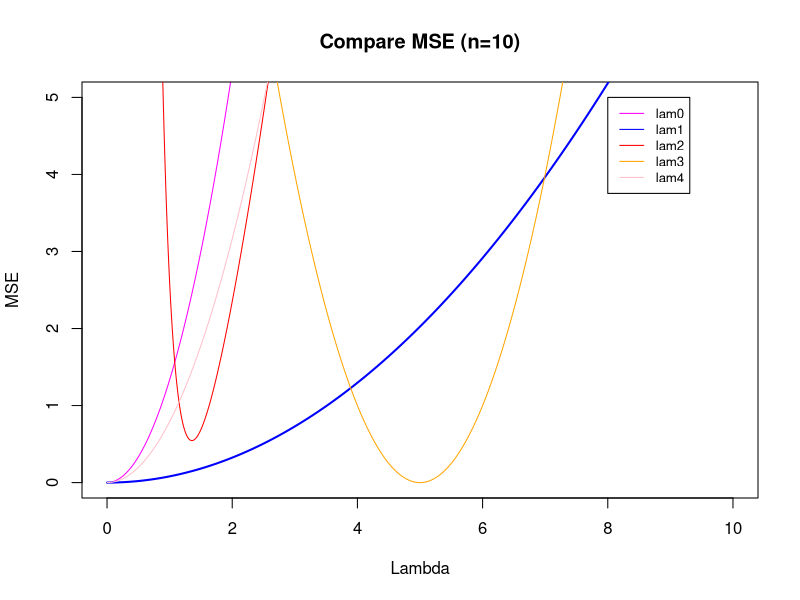
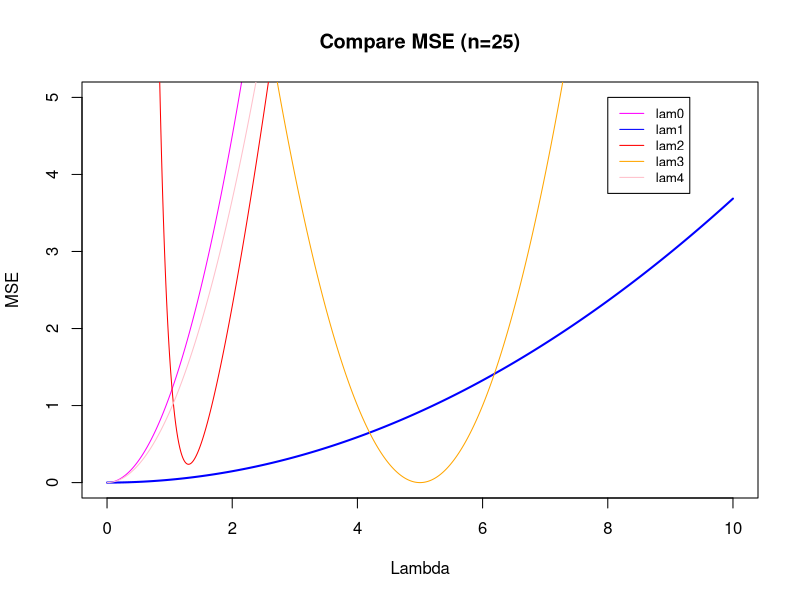
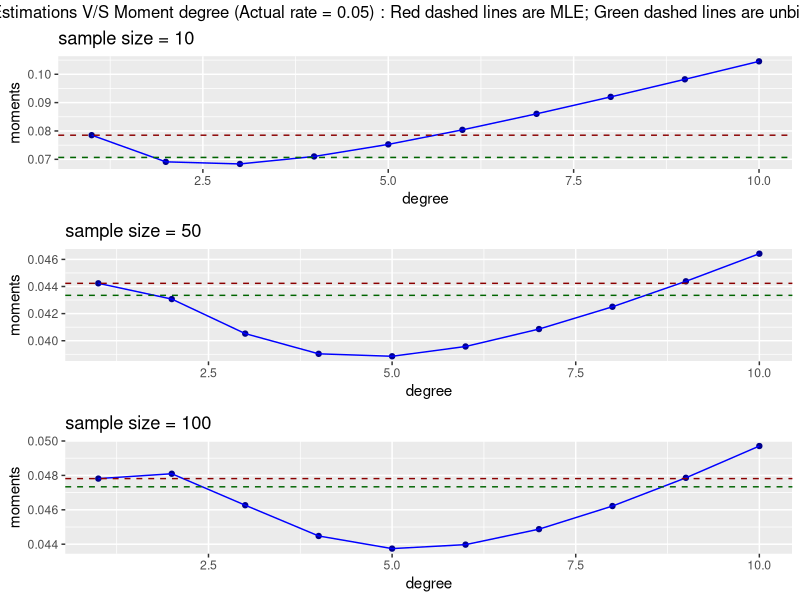
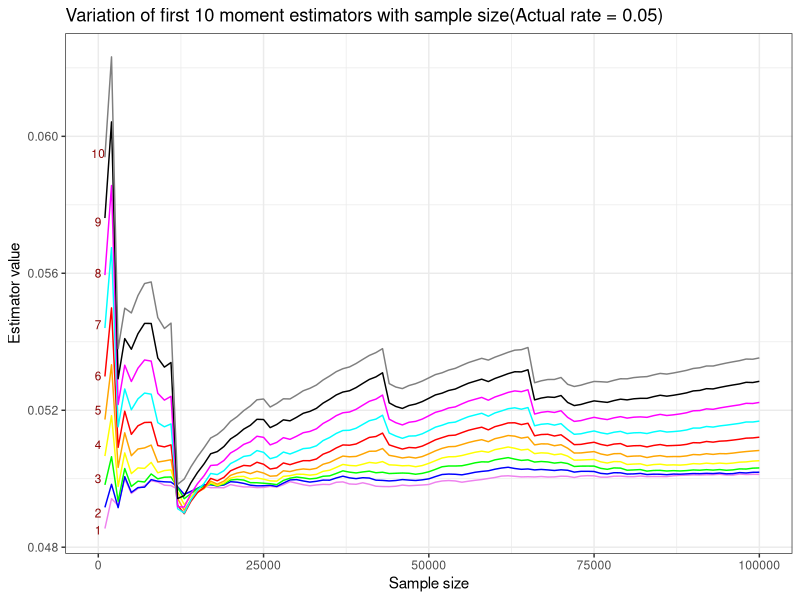
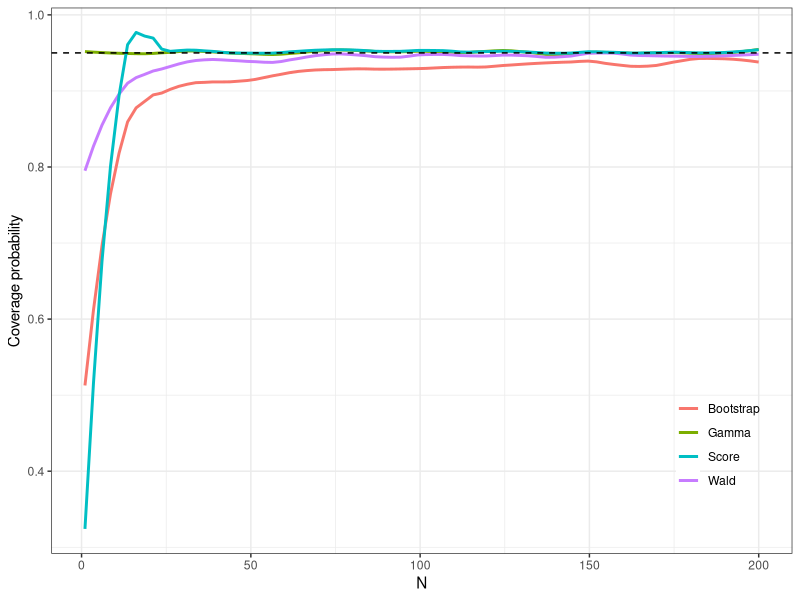
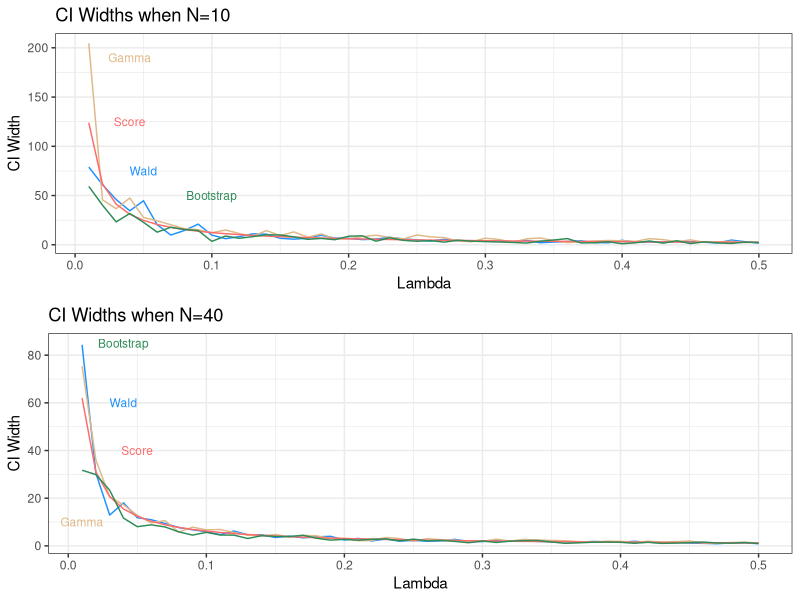

Reproduce these figures in R, in order.
## ---- chunk 1
knitr::opts_chunk$set(echo = TRUE)
library(tidyverse)
library(gridExtra)
set.seed(123)
## ---- chunk 2
n<-10

lam <-seq(0,10,0.01)
mse0 <- (lam*n/(n-1))^2 + lam^2/n
mse1 <- ((lam^2)/n)*((n-1)/n)^2
mse2<- (2/(lam^2)-lam)^2 + 16/(n*lam^4)
mse3 <- (5-lam)^2
mse4 <- (lam/(n-1)- lam)^2 + lam^2/n^3

plot(lam,mse0,ylab="MSE",xlab="Lambda",main="Compare MSE (n=10)",type="l",col="magenta",ylim=c(0,5))

lines(lam,mse1,type="l",col="blue",lwd=2)
lines(lam,mse2,type="l",col="red")
lines(lam,mse3,type="l",col="orange")
lines(lam,mse4,type="l",col="pink")

legend(8, 5,legend=c("lam0", "lam1", "lam2", "lam3","lam4"),
       col=c("magenta", "blue", "red", "orange" ,"pink"), lty=1, cex=0.8)
## ---- chunk 3
n<-25

lam <-seq(0,10,0.01)
mse0 <- (lam*n/(n-1))^2 + lam^2/n
mse1 <- ((lam^2)/n)*((n-1)/n)^2
mse2<- (2/(lam^2)-lam)^2 + 16/(n*lam^4)
mse3 <- (5-lam)^2
mse4 <- (lam/(n-1)- lam)^2 + lam^2/n^3

plot(lam,mse0,ylab="MSE",xlab="Lambda",main="Compare MSE (n=25)",type="l",col="magenta",ylim=c(0,5))

lines(lam,mse1,type="l",col="blue",lwd=2)
lines(lam,mse2,type="l",col="red")
lines(lam,mse3,type="l",col="orange")
lines(lam,mse4,type="l",col="pink")

legend(8, 5,legend=c("lam0", "lam1", "lam2", "lam3","lam4"),
       col=c("magenta", "blue", "red", "orange" ,"pink"), lty=1, cex=0.8)
## ---- chunk 4
library(gridExtra)
library(tidyverse)

momest_exp <- function(v,k){
  return((factorial(k)/(sum(v^k)/length(v)))^(1/k))
}

k <- 10
moment_number <- seq(1,k,by=1)
sample_size <- c(10,50,100)
par(mfrow = c(2,3))
g <- list()
c <- 1
#plotlabel <- data.frame(text = c("MLE","MLE","MLE","MLE","MLE","Unbiased Correction for MLE", 
#                                 "Unbiased Correction for MLE","Unbiased Correction for MLE",
#                                 "Unbiased Correction for MLE","Unbiased Correction for MLE"), 
#                        x = c(10,10,10,10,10,8,5,8,8,8), 
#                        y = c(0.08,0.0475,0.048,0.05,0.0503,0.0775,0.047,0.048,0.0495,0.05))
for(i in sample_size){
  set.seed(123)
  exp_sample <- rexp(i, rate = 0.05)
  moment_estimations <- data.frame(degree = 1:k, moments = matrix(unlist(lapply(moment_number,momest_exp,v=exp_sample))))
  g[[c]] <- ggplot(data = moment_estimations, aes(x=degree,y=moments)) + 
    geom_point(col = "darkblue") + 
    geom_line(col = "blue") +
    ggtitle(paste0("sample size = ",i)) + 
    geom_hline(yintercept = 1/mean(exp_sample), lty = 2, col="darkred") +
    geom_hline(yintercept = (length(exp_sample) - 1)/sum(exp_sample), lty = 2, col="darkgreen") +
    #             geom_text(data=plotlabel[c,], aes(x,y,label=text), size = 3, col="darkred") +
    #              geom_text(data=plotlabel[c + 5,], aes(x,y,label=text), size = 3, col="darkgreen") +
    scale_colour_manual(name = 'the colour', values =c('black'='black','red'='red'), labels = c('c2','c1'))
  theme_bw()
  c <- c + 1
}


grid.arrange(g[[1]], g[[2]], g[[3]], 
             top = "Moment Estimations V/S Moment degree (Actual rate = 0.05) : Red dashed lines are MLE; Green dashed lines are unbiased MLE")
## ---- chunk 5
k <- 10
moment_number <- seq(1,k,by=1)
cols <- c(paste0("k",1:k))
sample_size <- seq(1000,100000,by=1000)
moment_estimations <- data.frame(matrix(0, nrow = length(sample_size), ncol = k + 1))
moment_estimations[,1] <- sample_size
colnames(moment_estimations) <- c("n",cols)
library(dplyr)
c <- 1
for (i in sample_size) {
  set.seed(123)
  exp_sample <- rexp(i, rate = 0.05)
  for (j in moment_number) {
    moment_estimations[c,j+1] <- momest_exp(exp_sample,j)
  }
  c <- c + 1
}

plotlabel <- data.frame(text = c("1","2","3","4","5","6","7","8","9","10"), 
                        x = c(rep(3,10)), 
                        y = c(0.0485,0.049,0.05,0.051,0.052,0.053,0.0545,0.056,0.0575,0.0595))

moment_estimations %>% ggplot(aes(x = n)) + 
  geom_line(aes(y=k1),col="violet") + 
  geom_line(aes(y=k2),col="blue") +
  geom_line(aes(y=k3),col="green") + 
  geom_line(aes(y=k4),col="yellow") + 
  geom_line(aes(y=k5),col="orange") + 
  geom_line(aes(y=k6),col="red") + 
  geom_line(aes(y=k7),col="cyan") + 
  geom_line(aes(y=k8),col="magenta") +
  geom_line(aes(y=k9),col="black") + 
  geom_line(aes(y=k10),col="grey50") + 
  xlab("Sample size") + 
  ylab("Estimator value") + 
  ggtitle("Variation of first 10 moment estimators with sample size(Actual rate = 0.05)") + 
  theme_bw() + 
  geom_text(data=plotlabel, aes(x,y,label=text), size = 3, col="darkred")

## ---- chunk 6
wald_ci <- function(N, rate, alpha = 0.05){
  x <- rexp(N, rate = rate)
  x_bar <- mean(x)
  se <- x_bar / sqrt(N)
  ci <- x_bar + c(-1, 1) * qnorm(1 - (alpha / 2))*se
  return(ci)
}
## ---- chunk 7
gamma_ci <- function(N, rate, alpha = 0.05){
  # Inspiration: https://math.stackexchange.com/questions/1288139/calculate-the-confidence-interval-of-parameter-of-exponential-distribution
  x <- rexp(N, rate = rate)
  x_bar <- mean(x)
  ci_rate <- qgamma(c(alpha / 2, 1 - (alpha / 2)), N, N) / x_bar
  ci_mean <- 1 / ci_rate
  return(c(min(ci_mean), max(ci_mean)))
}
## ---- chunk 8
score_ci <- function(N, rate, alpha = 0.05) {
  x <- rexp(N, rate = rate)
  xbar <- mean(x)
  ci_rate <- (1 / xbar)*(1 + c(-1, 1) * qnorm(1 - alpha / 2) / sqrt(N))
  ci_mean <- 1 / ci_rate
  return(c(min(ci_mean), max(ci_mean)))
}
## ---- chunk 9
bootstrap_ci <- function(N, rate, alpha = 0.05){
  # Function to calculate bootstrap CI
  x <- rexp(N, rate = rate)
  x_bar <- mean(x)
  # Number of bootstrap samples
  nb <- 1000
  # Take boostrap samples
  bootstrap_samples <- sample(x, N * nb, replace = TRUE) %>%
    matrix(nrow = N, ncol = nb)
  # Get means of columns 
  means <- colMeans(bootstrap_samples)
  # Get deltas (x* - x)
  deltas <- means - x_bar
  deltas <- sort(deltas)
  # Calculate CIs
  ci <- x_bar - quantile(deltas, probs = c(alpha / 2, 1 - (alpha / 2)))
  return(c(mean(ci), max(ci)))
}
## ---- chunk 10
# Coverage probabilities
coverage_probability <- function(N, rate, ci_fun, alpha = 0.05, B = 1000){
  # Match input function to actual function
  fun <- tryCatch(match.fun(ci_fun), 
                  error = function(e) print(paste0("ci_fun: '", ci_fun, "' does not exist")))
  # Expected value
  exp_val <- 1 / rate
  # Calculate B confidence intervals and put in dataframe
  conf_ints <- replicate(B, fun(N, rate)) %>%
    t() %>% data.frame()
  names(conf_ints) <- c("lower", "upper")
  # Calculate hit rates (expected value inside confidence interval)
  conf_ints <- mutate(conf_ints, hit = (exp_val >= lower & exp_val <= upper))
  coverage <- conf_ints$hit %>% mean()
  return(coverage)
}

lambda <- 1 / 12
beta <- 1 / lambda
n <- 60

# Coverage probability plotting
ns <- seq(1, 500)

###################################################
# I have commented out all of these so that we don't 
# accidentally re run if we don't have to. I've saved 
# the data for coverage probabilities so we can read it 
# in without re-running if not necessary.
###################################################
# Caution: bootstrap takes for-ev-er
# bootstrap_cov <- mclapply(ns, coverage_probability, rate = lambda, ci_fun = "bootstrap_ci") %>% unlist()
# gamma_cov <- mclapply(ns, coverage_probability, rate = lambda, ci_fun = "gamma_ci") %>% unlist()
#wald_cov <- sapply(ns, coverage_probability, rate = lambda, ci_fun = "wald_ci") %>% unlist()
#score_cov <- sapply(ns, coverage_probability, rate = lambda, ci_fun = "score_ci") %>% unlist()
#coverage_df <- data.frame(n = ns, bs = bootstrap_cov, gamma = gamma_cov, wald = wald_cov, score = score_cov)
#write_csv(coverage_df, "./data/coverage_probabilities.csv")
###################################################
# If need to read:
coverage_df <- read_csv("./data/coverage_probabilities.csv")
#coverage_df$score <- score_cov
#coverage_df$wald <- wald_cov

s = 1/5
ggplot(coverage_df[1:200, ], aes(x = n, y = bs, color = "Bootstrap")) +
  geom_smooth(span = s, se = FALSE) +
  geom_smooth(aes(x = n, y = gamma, color = "Gamma"), span = s, se = FALSE) +
  geom_smooth(aes(x = n, y = wald, color = "Wald"), span = s, se = FALSE) +
  geom_smooth(aes(x = n, y = score, color = "Score"), span = s, se = FALSE) +
  geom_hline(yintercept = 0.95, linetype = 2) + 
  scale_y_continuous(name = "Coverage probability") +
  scale_x_continuous(name = "N") + 
  theme_bw() + 
  theme(legend.position = c(0.9, 0.2), 
        legend.title = element_blank(),
        legend.background = element_blank())
## ---- chunk 11
set.seed(123)
wald_ci_width <- function (N, rate, alpha = 0.05){
  x <- rexp(N, rate = rate)
  x_bar <- mean(x)
  se <- x_bar / sqrt(N)
  ci <- x_bar + c(-1, 1)*qnorm(1 - (alpha / 2))*se
  width <- ci[2] - ci[1]
  return(width)
}

gamma_ci_width <- function(N, rate, alpha = 0.05){
  x <- rexp(N, rate = rate)
  x_bar <- mean(x)
  ci_rate <- qgamma(c(alpha / 2, 1 - (alpha / 2)), N, N) / x_bar
  ci_mean <- 1 / ci_rate
  diff <- ci_mean[2] - ci_mean[1]
  return(diff)
}

score_ci_width <- function(N, rate, alpha = 0.05) {
  x <- rexp(N, rate = rate)
  xbar <- mean(x)
  ci <- (1/rate)*(1 + c(-1, 1) * qnorm(1 - alpha / 2) / sqrt(N))
  diff <- ci[2] - ci[1]
  return(diff)
}

bootstrap_ci_width <- function(N, rate, alpha = 0.05){
  x <- rexp(N, rate = rate)
  x_bar <- mean(x)
  nb <- 1000
  bootstrap_samples <- sample(x, N * nb, replace = TRUE) %>%
    matrix(nrow = N, ncol = nb)
  means <- colMeans(bootstrap_samples)
  deltas <- means - x_bar
  deltas <- sort(deltas)
  ci <- x_bar - quantile(deltas, probs = c(alpha / 2, 1 - (alpha / 2)))
  diff <- ci[2] - ci[1]
  return(diff)
}

set.seed(123)
rate <- seq(0.01, 0.5, 0.01)

wald_width10 <- sapply(rate, FUN = wald_ci_width, N = 10)
gamma_width10 <- sapply(rate, FUN = gamma_ci_width, N = 10)
score_width10 <- sapply(rate, FUN = score_ci_width, N = 10)
bootstrap_width10 <- sapply(rate, FUN = bootstrap_ci_width, N = 10)

wald_width40 <- sapply(rate, FUN = wald_ci_width, N = 40)
gamma_width40 <- sapply(rate, FUN = gamma_ci_width, N = 40)
score_width40 <- sapply(rate, FUN = score_ci_width, N = 40)
bootstrap_width40 <- sapply(rate, FUN = bootstrap_ci_width, N = 40)

dat <- data.frame(lambda = rate, 
                  wald10 = wald_width10,
                  gamma10 = gamma_width10,
                  score10 = score_width10,
                  bootstrap10 = bootstrap_width10,
                  wald40 = wald_width40,
                  gamma40 = gamma_width40,
                  score40 = score_width40,
                  bootstrap40 = bootstrap_width40
                  )

dat <- abs(dat)

text <- c("Wald", "Gamma", "Score", "Bootstrap","Wald", "Gamma", "Score", "Bootstrap")
x <- c(0.05, 0.04, 0.04, 0.1, 0.04, 0.01, 0.05, 0.04)
y <- c(75, 190, 125, 50, 60, 10, 40, 85)
labels <- data.frame(text, x, y)

p <- ggplot(data = dat, aes(x = lambda)) +
  xlab("Lambda") +
  ylab("CI Width") +
  theme_bw()
  
p10 <- p +
  geom_line(aes(y = wald10), col = "dodgerblue") +
  geom_line(aes(y = gamma10), col = "burlywood") +
  geom_line(aes(y = score10), col = "indianred1") +
  geom_line(aes(y = bootstrap10), col = "seagreen") +
  geom_text(data = labels[1, ], aes(x, y, label = text), col = "dodgerblue", size = 3) +
  geom_text(data = labels[2, ], aes(x, y, label = text), col = "burlywood", size = 3) +
  geom_text(data = labels[3, ], aes(x, y, label = text), col = "indianred1", size = 3) +
  geom_text(data = labels[4, ], aes(x, y, label = text), col = "seagreen", size = 3) +
  ggtitle("CI Widths when N=10") +
  theme(legend.position="none") 

p40 <- p +
  geom_line(aes(y = wald40), color = "dodgerblue") +
  geom_line(aes(y = gamma40), color = "burlywood") +
  geom_line(aes(y = score40), color = "indianred1") +
  geom_line(aes(y = bootstrap40), color = "seagreen") +
  geom_text(data = labels[5, ], aes(x, y, label = text), col = "dodgerblue", size = 3) +
  geom_text(data = labels[6, ], aes(x, y, label = text), col = "burlywood", size = 3) +
  geom_text(data = labels[7, ], aes(x, y, label = text), col = "indianred1", size = 3) +
  geom_text(data = labels[8, ], aes(x, y, label = text), col = "seagreen", size = 3) +
  ggtitle("CI Widths when N=40") +
  theme(legend.position="none")

grid.arrange(p10, p40)
